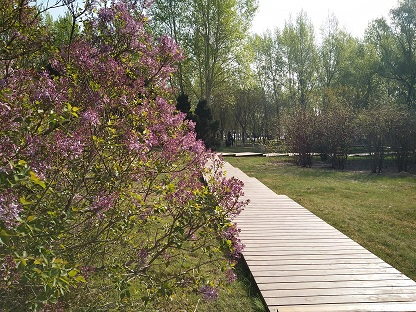
#> input picture Python.OpenCV.From.Novice.To.Practice/code/05/07/demo.png, 416 x 312 px
$ python warpPerspective.py
#> lines starting #> are read from the running program, lines starting #| are printed output that depends on the picture
import cv2
import numpy as np
img = cv2.imread("demo.png")  # 读取图像
#> img is the input picture: shape (312, 416, 3); mean B, G, R 93.8, 116.8, 123.1
rows = len(img)  # 图像像素行数
#> rows = 312
cols = len(img[0])  # 图像像素列数
#> cols = 416
p1 = np.zeros((4, 2), np.float32)  # 32位浮点型空列表，保存原图四个点
p1[0] = [0, 0]  # 左上角点坐标
p1[1] = [cols - 1, 0]  # 右上角点坐标
p1[2] = [0, rows - 1]  # 左下角点坐标
p1[3] = [cols - 1, rows - 1]  # 右下角点坐标
p2 = np.zeros((4, 2), np.float32)  # 32位浮点型空列表，保存透视图四个点
p2[0] = [90, 0]  # 左上角点坐标，向右移动90像素
p2[1] = [cols - 90, 0]  # 右上角点坐标，向左移动90像素
p2[2] = [0, rows - 1]  # 左下角点坐标，位置不变
p2[3] = [cols - 1, rows - 1]  # 右下角点坐标，位置不变
M = cv2.getPerspectiveTransform(p1, p2)  # 根据四个点的变化轨迹计算出M矩阵
dst = cv2.warpPerspective(img, M, (cols, rows))  # 按照M进行仿射
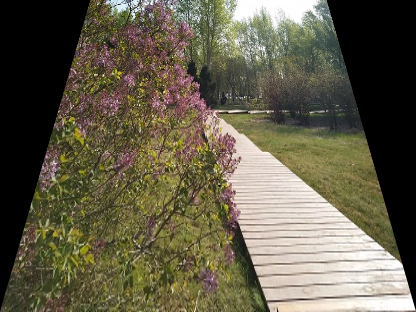
#> dst: shape (312, 416, 3); mean B, G, R 73.8, 93.9, 99.6
cv2.imshow('img', img)  # 显示原图
cv2.imshow('dst', dst)  # 显示仿射变换效果
cv2.waitKey()  # 按下任何键盘按键后
cv2.destroyAllWindows()  # 释放所有窗体
